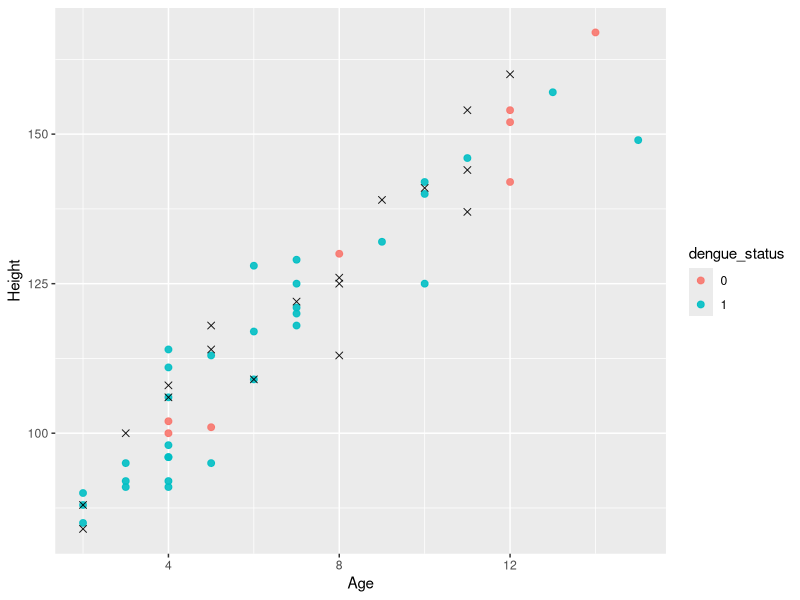

Generate this figure with R:
## ---- chunk 1
library(ggplot2)
library(broom)
library(gridExtra)
library(dplyr)
library(class)
library(tidyverse)
## ---- chunk 2
knitr::opts_chunk$set(echo = TRUE)
## ---- chunk 3
dengue<-read.csv("dengueData.csv")
## ---- chunk 4
sum(is.na(dengue))
na.omit(dengue)
## ---- chunk 5
glimpse(dengue)
## ---- chunk 6
knnDemo<-data.frame("dengue_status"= dengue$Y,"Age"= dengue$Age, "Height"= dengue$Height)
## ---- chunk 7
numb<-nrow(knnDemo)
DemoSubsetRow<-sample(1:numb,numb*0.01,replace = FALSE)
SetForDemo<-knnDemo[DemoSubsetRow,]  

demoNum<-nrow(SetForDemo)
SelectIn_Demo<-sample(1:demoNum,demoNum*0.7,replace = FALSE)
demoTrain<-SetForDemo[SelectIn_Demo,]
demoTest<-SetForDemo[-SelectIn_Demo,]
## ---- chunk 8
demoTrain<-demoTrain%>%
  mutate(dengue_status=as.character(dengue_status))
demoTest<-demoTest%>%
  mutate(dengue_status_test=as.character(dengue_status))
ggplot()+
  geom_point(data = demoTrain,aes(x=Age,y=Height,col=dengue_status),size=2,alpha=0.9,shape=19)+
  geom_point(data =demoTest,aes(x=Age,y=Height),size=2,alpha=0.9,shape=4)
  
  
## ---- chunk 9
example_data<-data.frame("Age"= rep(NA,1),"Height"=rep(NA,1))
example_data$Age[1]<-8
example_data$Height[1]<-100


#Kpreds_sample<-knn(demoTrain[,c(2,3)],example_data[,c(1,2)],k=i,cl=demoTrain$dengue_status)

for(j in 1:20){
  Kpreds_sample<-knn(demoTrain[,c(2,3)],example_data[,c(1,2)],k=j,cl=demoTrain$dengue_status)
  
}
## ---- chunk 10
knnActual<-dengue
knnActual<-knnActual%>%
  mutate(Flush=as.character(Flush),
        Hepatomegaly=as.character(Hepatomegaly),
        Rash=as.character(Rash))
knnActual<-knnActual%>%
  mutate(Flush = recode(Flush,"TRUE" = "1",
         "FALSE" = "0"),
         Hepatomegaly = recode(Hepatomegaly,"TRUE" = "1",
                               "FALSE" = "0"),
         Rash = recode(Rash,"TRUE" = "1",
                      "FALSE" = "0"))
## ---- chunk 11
n<-nrow(knnActual)
nk<-50
storage<-data.frame("K"=rep(NA,nk),
                    "Sensitivity" = rep(NA,nk),
                    "Specificity" = rep(NA,nk))
pool<-rep(1:10,530)


for(k in 1:nk){
  storage$K<-k
  
  storage_inner<-data.frame("YHat" = rep(NA,n))
  
  for(i in 1:n){
    Train_Dengue<-knnActual[]
    
  }
  
}
